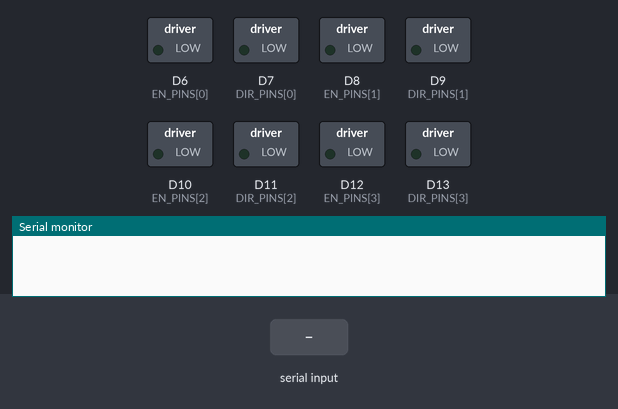
Bench run of a sketch on a simulated Arduino Due. Parts: switched loads named in the sketch (green lamp = pin HIGH), the last lines printed to the serial monitor. The test bench sets the inputs (shaded band).

Above: at 1.2 s.
1.3 s: "f" received over Serial
At 3.5 s:
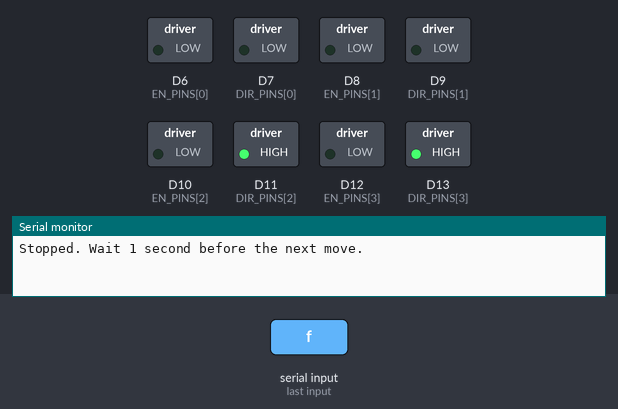
3.8 s: "b" received over Serial
At 5.6 s:
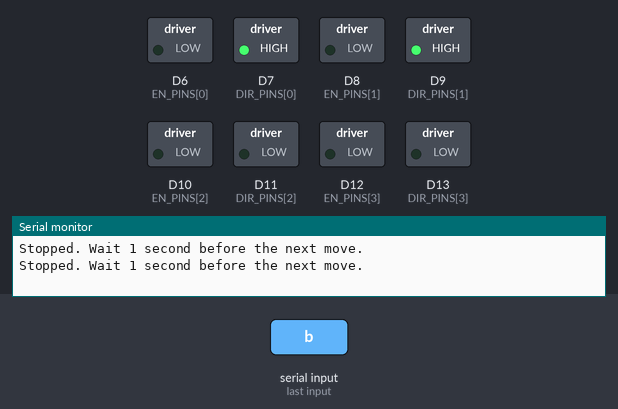
6.3 s: "l" received over Serial
At 8.5 s:
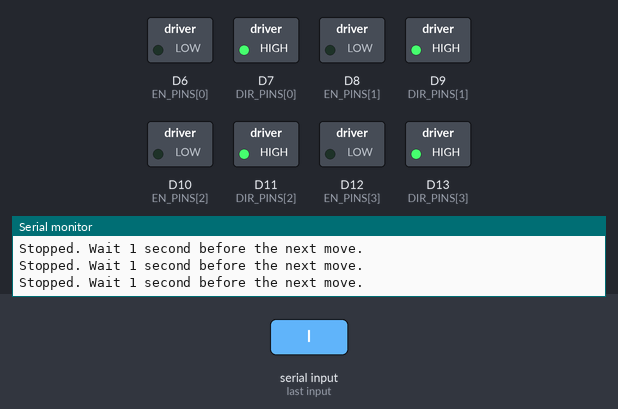
8.8 s: "r" received over Serial
At 9.6 s:
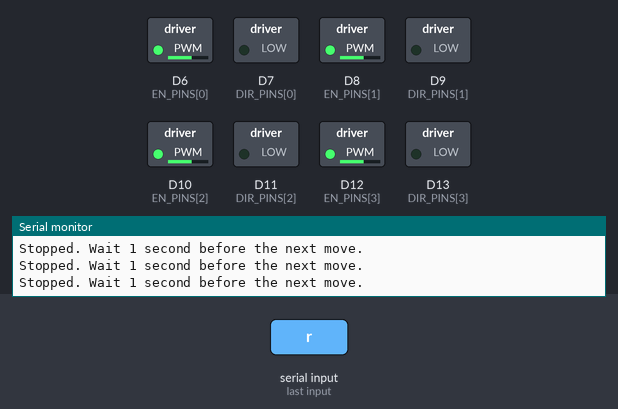
Timing chart, 0 to 11.8 s (numbered marks = the images above; inputs shaded):
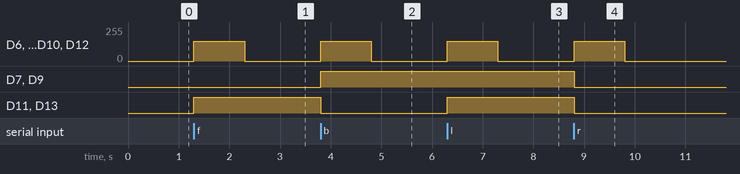

Measured:
- after the input at 1.3 s, D6 (EN_PINS[0]), D8 (EN_PINS[1]), D10 (EN_PINS[2]), D12 (EN_PINS[3]): 0/255 → 150/255 at once, → 0/255 1.0 s later; D11 (DIR_PINS[2]), D13 (DIR_PINS[3]): LOW → HIGH at once
- after the input at 3.8 s, D6 (EN_PINS[0]), D8 (EN_PINS[1]), D10 (EN_PINS[2]), D12 (EN_PINS[3]): 0/255 → 150/255 at once, → 0/255 1.0 s later; D7 (DIR_PINS[0]), D9 (DIR_PINS[1]): LOW → HIGH at once; D11 (DIR_PINS[2]), D13 (DIR_PINS[3]): HIGH → LOW at once
- after the input at 6.3 s, D6 (EN_PINS[0]), D8 (EN_PINS[1]), D10 (EN_PINS[2]), D12 (EN_PINS[3]): 0/255 → 150/255 at once, → 0/255 1.0 s later; D11 (DIR_PINS[2]), D13 (DIR_PINS[3]): LOW → HIGH at once
- after the input at 8.8 s, D6 (EN_PINS[0]), D8 (EN_PINS[1]), D10 (EN_PINS[2]), D12 (EN_PINS[3]): 0/255 → 150/255 at once, → 0/255 1.0 s later; D7 (DIR_PINS[0]), D9 (DIR_PINS[1]), D11 (DIR_PINS[2]), D13 (DIR_PINS[3]): HIGH → LOW at once

The sketch:

Drive_Turn_Test.ino
```cpp
// Arduino Due (Programming Port). Existing Cytron wiring unchanged.
// Serial 115200: f forward, b backward, l left, r right, s stop.
// IMPORTANT: r now means RIGHT, not backward. Each move lasts 1 second.
const int DIR_PINS[] = {7, 9, 11, 13}; // Cytron 1, 3, 5, 7
const int EN_PINS[]  = {6, 8, 10, 12}; // Cytron 2, 4, 6, 8

// Entries are M1, M2, M3, M4. Copy from your working forward/back sketch.
const int FORWARD_LEVEL[] = {LOW, LOW, HIGH, HIGH};
// Viewed from behind the robot, facing its front: true = left side.
// Assumption: M1/M2 left; M3/M4 right. Change to match your wiring.
const bool IS_LEFT[] = {true, true, false, false};
const int TEST_PWM = 150; // Duty setting, not measured speed.
const unsigned long RUN_MS = 1000;
bool running = false;
unsigned long startedAt = 0;
unsigned long stoppedAt = 0;

void stopMotors() {
  for (int i = 0; i < 4; i++) analogWrite(EN_PINS[i], 0);
  running = false;
  stoppedAt = millis();
  Serial.println("Stopped. Wait 1 second before the next move.");
}

// Start a timed move. Reject direction changes until stopped for 1 second.
void driveSides(bool leftForward, bool rightForward) {
  if (running || millis() - stoppedAt < 1000) {
    Serial.println("Wait until stopped for 1 second.");
    return;
  }
  for (int i = 0; i < 4; i++) {
    bool forward = IS_LEFT[i] ? leftForward : rightForward;
    int direction = FORWARD_LEVEL[i];
    if (!forward) direction = (direction == LOW) ? HIGH : LOW;
    digitalWrite(DIR_PINS[i], direction);
  }
  startedAt = millis();
  for (int i = 0; i < 4; i++) analogWrite(EN_PINS[i], TEST_PWM);
  running = true;
}

void moveForward()  { driveSides(true, true); }
void moveBackward() { driveSides(false, false); }
void turnLeft()     { driveSides(false, true); } // Left backward, right forward.
void turnRight()    { driveSides(true, false); } // Left forward, right backward.

void setup() {
  for (int i = 0; i < 4; i++) {
    digitalWrite(EN_PINS[i], LOW);
    pinMode(EN_PINS[i], OUTPUT);
    digitalWrite(DIR_PINS[i], LOW);
    pinMode(DIR_PINS[i], OUTPUT);
  }
  analogWriteResolution(8);
  Serial.begin(115200);
}

void loop() {
  if (running && millis() - startedAt >= RUN_MS) stopMotors();
  if (!Serial.available()) return;
  switch (Serial.read()) {
    case 'f': moveForward(); break;
    case 'b': moveBackward(); break;
    case 'l': turnLeft(); break;
    case 'r': turnRight(); break;
    case 's': stopMotors(); break;
  }
}
```
